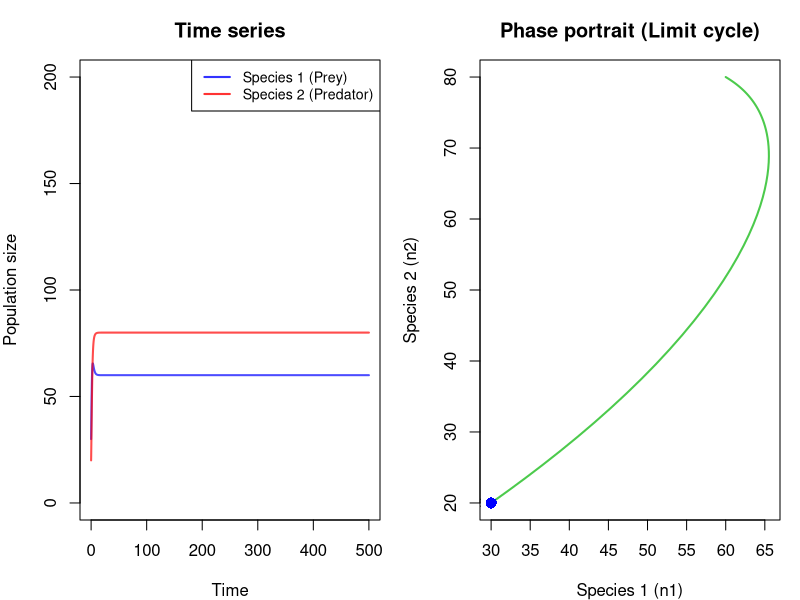

The R source for this figure:
## ---- chunk 1
#| code-fold: false
#| fig-cap: "Lotka-Volterra predator-prey system showing stable limit cycle"
#| label: fig-lotka-volterra-sim

library(deSolve)

# Function to define Lotka-Volterra ODE system
lotka_volterra <- function(t, state, parms) {
  n1 <- state["n1"]
  n2 <- state["n2"]

  r1 <- parms["r1"]
  r2 <- parms["r2"]
  alpha11 <- parms["alpha11"]
  alpha12 <- parms["alpha12"]
  alpha21 <- parms["alpha21"]
  alpha22 <- parms["alpha22"]
  K1 <- parms["K1"]
  K2 <- parms["K2"]

  dn1_dt <- r1 * n1 * (1 - (alpha11 * n1 + alpha12 * n2) / K1)
  dn2_dt <- r2 * n2 * (1 - (alpha22 * n2 + alpha21 * n1) / K2)

  list(c(dn1_dt, dn2_dt))
}

# Parameters for stable limit cycle
parms <- c(
  r1 = 1.2,        # Prey intrinsic growth rate
  r2 = 1.2,        # Predator intrinsic growth rate
  K1 = 100,        # Prey carrying capacity
  K2 = 100,         # Predator carrying capacity
  alpha11 = 1,  # Intraspecific competition (prey)
  alpha12 = 1/2,  # Competition of predator on prey
  alpha21 = 1/3, # Competition of prey on predator
  alpha22 = 1   # Intraspecific competition (predator)
)

# Initial conditions
state <- c(n1 = 30, n2 = 20)

# Time sequence
times <- seq(0, 500, by = 0.1)

# Solve ODE
solution <- ode(state, times, lotka_volterra, parms)

# Create two plots
par(mfrow = c(1, 2), mar = c(4, 4, 3, 1))

# Plot 1: Time series
plot(solution[, "time"], solution[, "n1"], type = "l",
     col = rgb(0, 0, 1, 0.7), lwd = 2,
     xlab = "Time", ylab = "Population size",
     main = "Time series", ylim = c(0, 200))
lines(solution[, "time"], solution[, "n2"],
      col = rgb(1, 0, 0, 0.7), lwd = 2)
legend("topright", legend = c("Species 1 (Prey)", "Species 2 (Predator)"),
       col = c(rgb(0, 0, 1, 0.8), rgb(1, 0, 0, 0.8)),
       lwd = 2, cex = 0.85)

# Plot 2: Phase portrait (limit cycle)
plot(solution[, "n1"], solution[, "n2"], type = "l",
     col = rgb(0, 0.7, 0, 0.7), lwd = 2,
     xlab = "Species 1 (n1)", ylab = "Species 2 (n2)",
     main = "Phase portrait (Limit cycle)")

# Add starting point
points(state["n1"], state["n2"], pch = 16, col = "blue", cex = 1.5)
text(state["n1"], state["n2"], " Start", pos = 2, cex = 0.9)

par(mfrow = c(1, 1))
